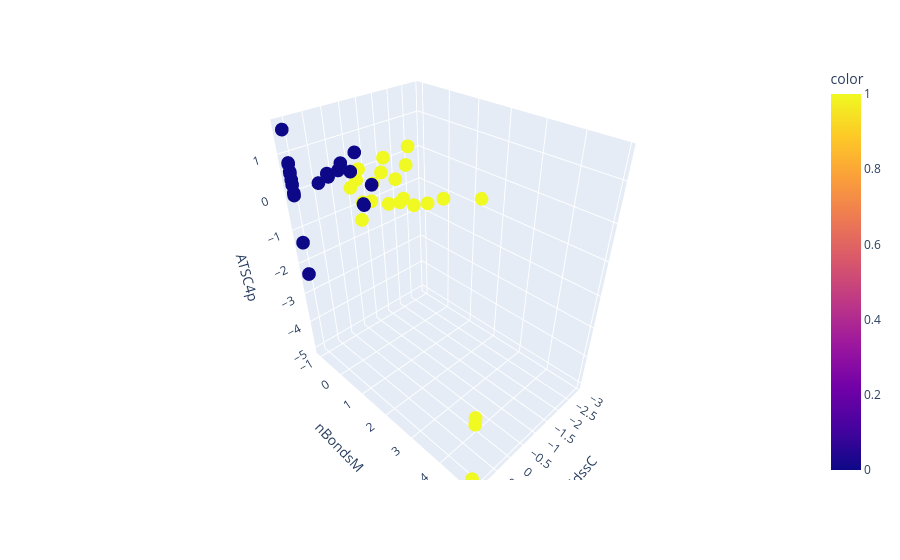

The code cell stored with this chart in its notebook:
### Code cell
# 3D plot of the data wiht the three descriptors
import plotly.express as px

# creat a 3D plot of the data with the three descriptors
fig = px.scatter_3d(X_train, x='SdssC', y='nBondsM', z ='ATSC4p' , color=y_train.values.reshape(-1))

# show the plot

# plot test set in the same plot 
# fig.add_trace(px.scatter_3d(X_test, x='AATS0p', y='AATSC2Z', z='ATSC5dv', color=y_test.values.reshape(-1)).data[0])
fig.show()
# show the plot

### Figure 1 — Plotly figure (JSON) as saved in the notebook; plotly's stock layout.template omitted (floating-point values rounded to 4 significant figures)
{"data": [{"hovertemplate": "SdssC=%{x}<br>nBondsM=%{y}<br>ATSC4p=%{z}<br>color=%{marker.color}<extra></extra>", "legendgroup": "", "marker": {"color": [1, 0, 0, 0, 1, 0, 0, 1, 0, 0, 1, 0, 1, 0, 1, 1, 0, 1, 1, 0, 0, 0, 0, 0, 0, 1, 1, 0, 0, 0, 0, 1, 0, 0, 1, 1, 1, 1, 1, 1, 1, 0, 1, 0, 1, 0, 0, 1, 0, 0], "coloraxis": "coloraxis", "symbol": "circle"}, "mode": "markers", "name": "", "scene": "scene", "showlegend": false, "type": "scatter3d", "x": [-0.9964, 0.1211, 0.1292, 0.1248, -1.052, 0.1205, 0.3743, -2.003, 0.1347, 0.1217, -0.03593, 1.165, -1.098, -0.1497, -0.4187, -0.5162, 0.6001, 0.1533, -1.425, 1.165, 0.3761, 1.165, 1.165, 1.165, 0.7266, 1.165, -0.8492, 1.165, 1.165, 0.5513, 1.165, -0.2738, 1.165, 0.1789, -1.685, -0.6558, -1.21, -2.908, -0.08152, -0.6824, -0.2512, 0.1184, -0.1546, 1.165, 1.165, 1.165, 1.165, 1.165, 1.165, 0.1484], "y": [0.5515, 0.2879, 0.2879, 0.2879, 0.2, 0.2879, -0.1076, 0.8151, 0.2879, 0.2879, -0.1515, -1.03, 0.2879, 0.2879, -0.1515, 0.2, -0.3712, -0.1515, 0.156, -1.03, -0.2394, -1.03, -1.03, -1.03, -0.5909, 4.901, -0.1076, -1.03, -1.03, -0.4152, -1.03, -0.3712, -1.03, -0.04169, 0.5515, 0.5515, 0.5515, 1.342, -0.1515, 0.2, 0.2, 0.2879, -0.1515, -1.03, 4.901, -1.03, -1.03, 4.901, -1.03, 0.156], "z": [0.5845, -0.1601, -0.1436, -0.1528, -0.5576, -0.1613, 0.8472, -0.5782, -0.1315, -0.1587, 0.2851, 0.5499, -0.4384, 0.2686, -0.4237, 0.4348, 0.5797, 0.1446, 0.8166, -1.333, 0.6297, 0.8102, 0.01949, 0.3964, 0.3102, -5.029, 0.6154, -0.01153, 0.5975, 0.47, 1.591, 0.4141, 0.7848, 0.5993, -0.6915, 0.3316, -0.5695, -0.7179, -0.8227, -0.4627, 0.2381, -0.1655, -0.356, 0.2662, -2.886, 0.05052, 0.5906, -3.099, -2.307, 1.115]}], "layout": {"coloraxis": {"colorbar": {"title": {"text": "color"}}, "colorscale": [[0, "#0d0887"], [0.1111, "#46039f"], [0.2222, "#7201a8"], [0.3333, "#9c179e"], [0.4444, "#bd3786"], [0.5556, "#d8576b"], [0.6667, "#ed7953"], [0.7778, "#fb9f3a"], [0.8889, "#fdca26"], [1, "#f0f921"]]}, "legend": {"tracegroupgap": 0}, "margin": {"t": 60}, "scene": {"domain": {"x": [0, 1], "y": [0, 1]}, "xaxis": {"title": {"text": "SdssC"}}, "yaxis": {"title": {"text": "nBondsM"}}, "zaxis": {"title": {"text": "ATSC4p"}}}}}
